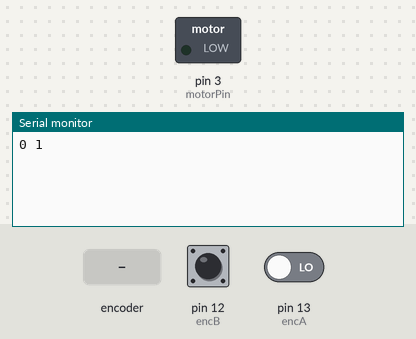
A sketch run on a simulated Arduino Uno, built with avr-gcc and run on an emulated ATmega328P. On the bench: switched loads named in the sketch (green lamp = pin HIGH), the last lines printed to the serial monitor. The inputs (shaded band) are chosen by the test bench; at power-on: pin 12 (encB) HIGH, pin 13 (encA) LOW.

Above: at 1.2 s.
1.3 s: rotary encoder on pin 13 (encA) / pin 12 (encB) turned 1 step (first pin leading)
At 2.0 s:
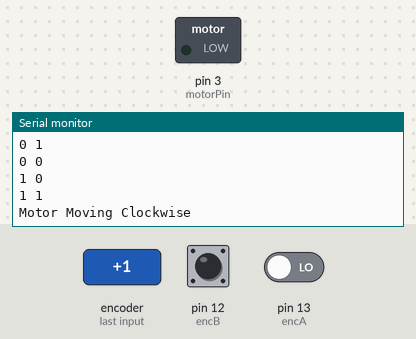
3.0 s: rotary encoder on pin 13 (encA) / pin 12 (encB) turned 2 steps (second pin leading)
At 4.7 s:
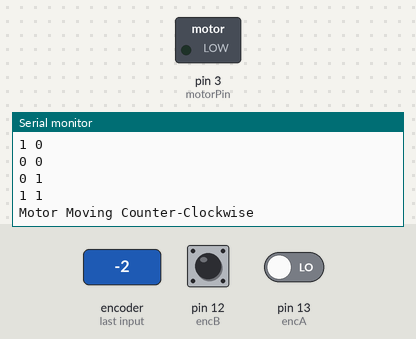

The sketch:

encoder_with_motor.ino
```cpp
int encA = 13;
int encB = 12;
int encAVal = 0;
int encBVal = 0;
int lastAVal = 0;
int lastBVal = 0;
int motorPin = 3;
long lastTrigger = 0;
long triggerTime = 500;
int motorOn = false;

void setup() {
  // put your setup code here, to run once:
  Serial.begin(57600);
  pinMode(encA, INPUT);
  pinMode(encB, INPUT);
  pinMode(motorPin, OUTPUT);
}

void loop() {
  // put your main code here, to run repeatedly:
  lastAVal = encAVal;
  lastBVal = encBVal;
  encAVal = digitalRead(encA);
  encBVal = digitalRead(encB);
  if (encAVal != lastAVal || encBVal != lastBVal) {
    Serial.print(encAVal);
    Serial.print(" ");
    Serial.println(encBVal);
    if (encAVal == 1 && encBVal == 1){
      if (lastAVal == 1 && lastBVal == 0) {
        Serial.println("Motor Moving Clockwise");
      }
      else {
        Serial.println("Motor Moving Counter-Clockwise");
      }
    }
  }
  if (millis() > lastTrigger + triggerTime) {
    digitalWrite(motorPin, motorOn);
    motorOn != motorOn;
  }
}
```

Measured:
- after the input at 1.3 s, the serial monitor: prints a new line at once (image 1)
- after the input at 3.0 s, the serial monitor: prints a new line after 0.08 s (image 2)
